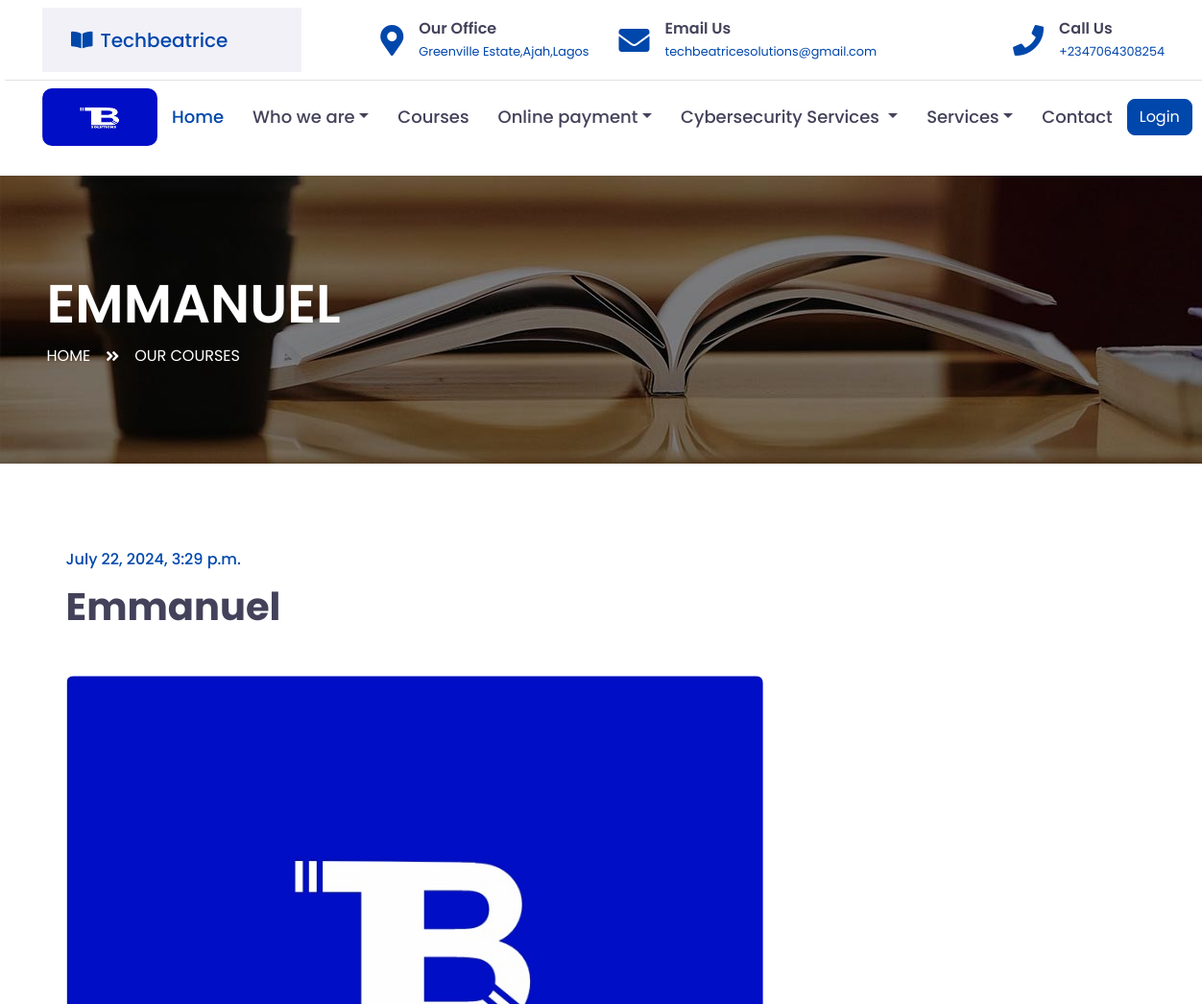
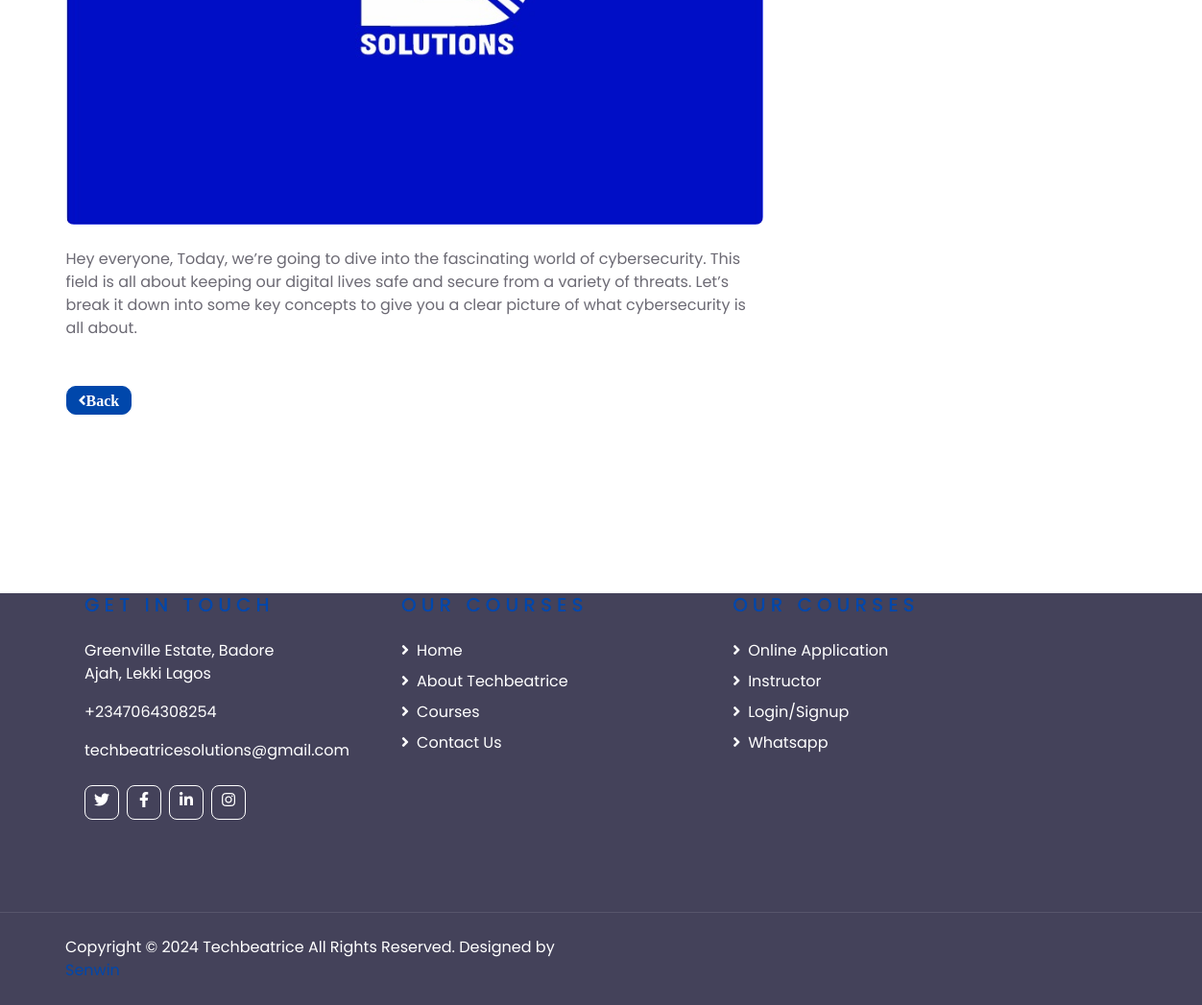
Screenshot of /instructor_article2/5/ with the database file from the repository (2 pictures, top to bottom).
### techbeatrice/models.py (models this page shows, shortened)
class Techbeatrice_Instructor(models.Model):
    techbeatrice_instructor_name = models.CharField(max_length =255, blank=True, null=True)
    techbeatrice_instructor_description = models.TextField()
    techbeatrice_instructor_position = models.CharField(max_length =255, blank=True, null=True)
    techbeatrice_instructor_img = models.ImageField(upload_to ='instructor_img/',blank=True,null=True)
    techbeatrice_instructor_slug = models.SlugField (max_length =255,blank=True, null=True)
    techbeatrice_instructor_publish_date = models.DateTimeField (auto_now_add= True)
    techbeatrice_instructor_author = models.ForeignKey(User, on_delete=models.CASCADE)
    class Meta:
        ordering =['-techbeatrice_instructor_publish_date']

### techbeatrice/views.py (the view, shortened to what this page needs)
# urls.py: path('instructor_article2/<int:pk>/', InstructorArticleDetailView.as_view(), name="instructor_detail"),
class InstructorArticleDetailView(DetailView):
    model = Techbeatrice_Instructor
    template_name = 'techbeatrice/instructor_article_detail.html'

### templates/techbeatrice/instructor_article_detail.html (shortened to what this page needs)
{% extends "base.html" %}
{% load static %}
{% block content %}
    <div class="container-fluid page-header" style="margin-bottom: 90px;">
        <div class="container">
            <div class="d-flex flex-column justify-content-center" style="min-height: 300px">
                <h3 class="display-4 text-white text-uppercase">{{ object.techbeatrice_instructor_name|truncatechars:9}}</h3>
                <div class="d-inline-flex text-white">
                    <p class="m-0 text-uppercase"><a class="text-white" href="{% url 'home' %}">Home</a></p>
                    <i class="fa fa-angle-double-right pt-1 px-3"></i>
                    <p class="m-0 text-uppercase"><a class="text-white" href="{% url 'home' %}">Our Courses</a></p>
                </div>
            </div>
        </div>
    </div>
    <div class="container-fluid py-5">
        <div class="container py-5">
            <div class="row">
                <div class="col-lg-8">
                    <div class="mb-5">
                        <h6 class="text-primary mb-3">{{ object.techbeatrice_instructor_publish_date }}</h6>
                        <h1 class="mb-5">{{ object.techbeatrice_instructor_name }}</h1>
                        <img class="img-fluid rounded w-100 mb-4" src="{{ object.techbeatrice_instructor_img.url }}" alt="Image">
                        <p>{{ object.techbeatrice_instructor_description }}</p>
                    </div>
                    <div class="btn-wrapper">
                        <a href=""onclick="history.back(); return false;" class="btn btn-primary"style="border-radius: 10px;"><i class="fa fa-angle-left">Back</i></a>
                    </div>
                </div>
            </div>
        </div>
    </div>
{% endblock %}

### rows the page displays
Techbeatrice_Instructor: techbeatrice_instructor_name "EMMANUEL", techbeatrice_instructor_publish_date "July 22, 2024, 3:29 p.m.", techbeatrice_instructor_name "Emmanuel", techbeatrice_instructor_img (picture), techbeatrice_instructor_description "Hey everyone, Today, we’re going to dive into the fascinating world of cybersecurity. This field is all about keeping our digital lives safe and secure from a variety of threats. Let’s break it down into some key concepts to give you a clear picture of what cybersecurity is all about."
